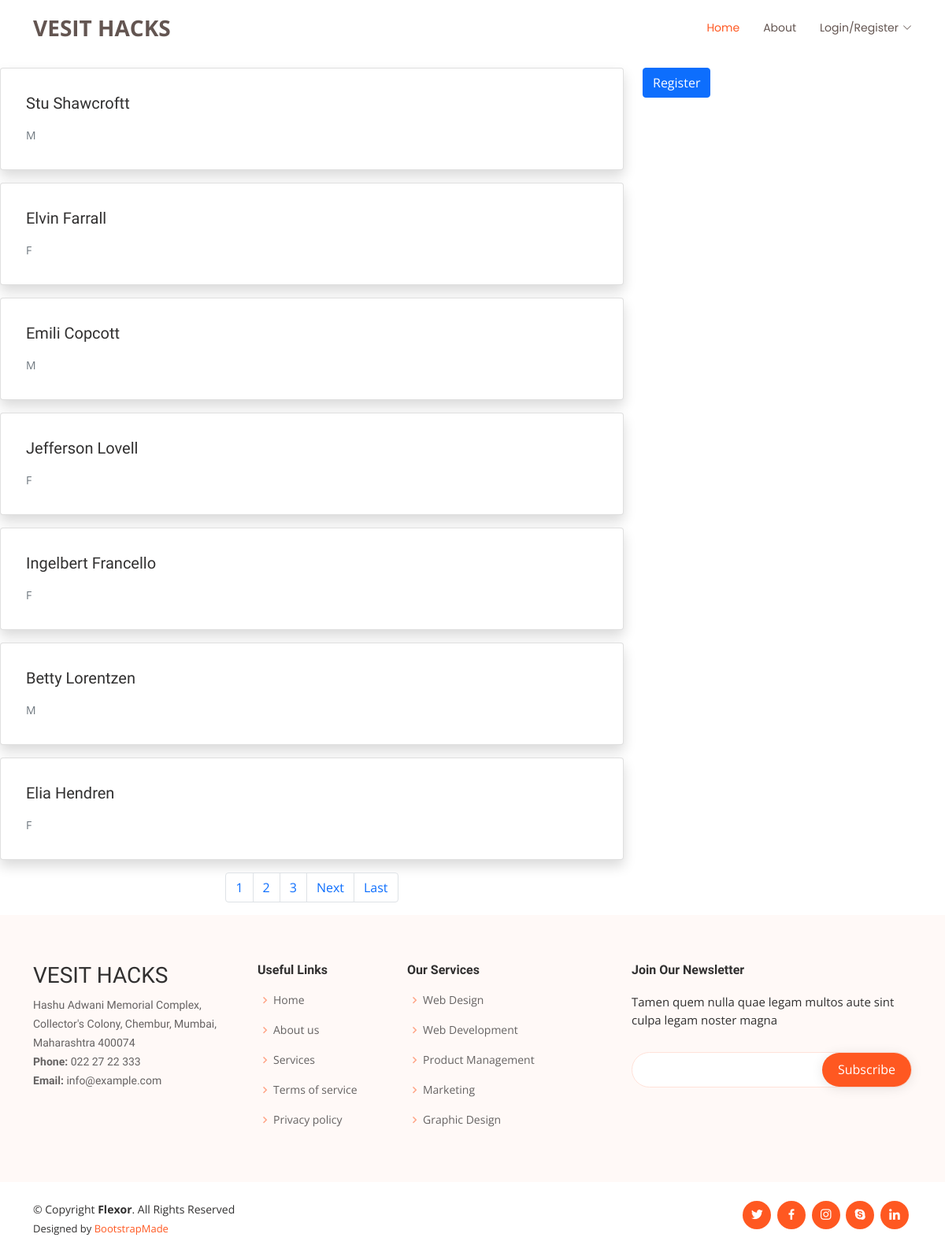
The app's page /student/all with its own data.
### users/models.py (models this page shows, shortened)
class Student(models.Model):
    name = models.CharField( max_length=50 )
    email = models.EmailField()
    GENDER_CHOICES = (
        ('M', 'Male'),
        ('F', 'Female'),
        ('T','Transgender'),
    )
    gender = models.CharField(max_length=1, choices=GENDER_CHOICES)
    iid = models.CharField(max_length=100)
    mobile_num = models.CharField(max_length=10)
    image = models.ImageField(default = "default.jpg", upload_to = 'student-profile')
    dept = models.ForeignKey( Department, on_delete = models.CASCADE )
    password = models.CharField(max_length=100, null=True)

### users/views.py (the view)
# urls.py: path( 'student/all',StudentListView.as_view(),name='student-list'),
class StudentListView(ListView):
    model = Student
    template_name = "users/student_list.html"
    context_object_name="students"
    paginate_by=7

### users/templates/users/student_list.html (shortened to what this page needs)
{% extends "vesit/base.html" %}
{% block space %}
<div class="row flex-xl-nowrap">
    <div class="col-sm-12 col-md-8 col-lg-8 pt-3">
            {% for student in students %}
                <div class="card shadow p-3 mb-3 bg-white rounded ">
                    <div class="card-body">
                        <h5 class="card-title">{{ student.name }}</h5>
                        <p class="card-text"><small class="text-muted">{{ student.gender }}</small></p>
                    </div>
                </div>
            {% endfor %}
            {% if page_obj.has_other_pages %}
                <ul class="pagination justify-content-center">
                    {% for num in page_obj.paginator.page_range %}
                    {% if page_obj.number == num %}
                    <li class="page-item">
                        <a class="page-link" href="?page={{ num }}"> {{ num }}</a>
                    </li>
                    {% elif num > page_obj.number|add:'-3' and num < page_obj.number|add:'3' %}
                    <li class="page-item">
                        <a class="page-link" href="?page={{ num }}"> {{ num }}</a>
                    </li>
                    {% endif %}
                    {% endfor %}
                    {% if page_obj.has_next %}
                    <li class="page-item">
                        <a class="page-link" href="?page={{ page_obj.next_page_number }}"> Next </a>
                    </li>
                    <li class="page-item">
                        <a class="page-link" href="?page={{ page_obj.paginator.num_pages }}"> Last </a>
                    </li>
                    {% endif %}
                </ul>
            {% endif %}
    </div>
    <div class="col-sm-12 col-md-4 col-lg-4 pt-3">
        <a href="{% url 'new-student' %}" class="btn btn-primary">Register </a>
    </div>
</div>
{% endblock %}

### vesit/static/css/style.css (style rules this page uses)
body { font-family: "Open Sans", sans-serif; color: #313030; }
a { color: #ff5821; text-decoration: none; }
h1, h2, h3, h4, h5, h6 { font-family: "Raleway", sans-serif; }

### records on screen
Student: name "Stu Shawcroftt", gender "M"
Student: name "Elvin Farrall", gender "F"
Student: name "Emili Copcott", gender "M"
Student: name "Jefferson Lovell", gender "F"
Student: name "Ingelbert Francello", gender "F"
Student: name "Betty Lorentzen", gender "M"
Student: name "Elia Hendren", gender "F"

### other values on screen
{{ num }} "1"
{{ num }} "2" "3"
